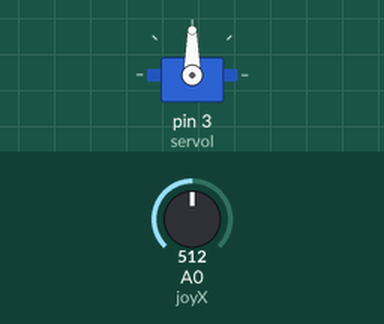
Simulated run of this sketch. Board: Arduino Uno, built with avr-gcc and run on an emulated ATmega328P. On the bench: servo. The inputs (shaded band) are chosen by the test bench; at power-on: A0 (joyX) = 512.

Above: at 1.2 s.
1.3 s: A0 (joyX) set to 716
At 1.6 s:
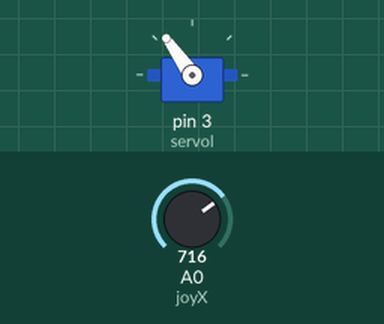
2.8 s: A0 (joyX) set to 900
At 3.7 s:
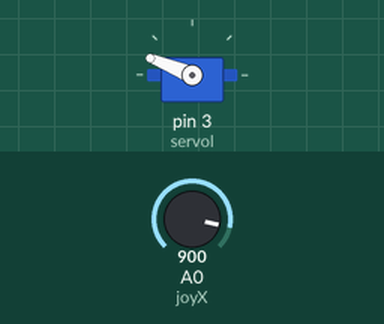
4.3 s: A0 (joyX) set to 1023
At 5.1 s:
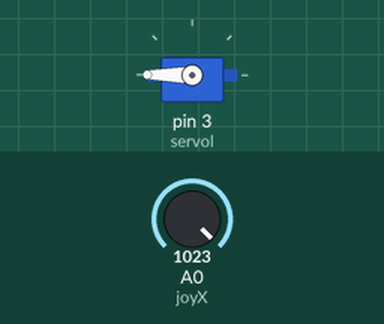
5.8 s: A0 (joyX) set to 306
At 7.0 s:
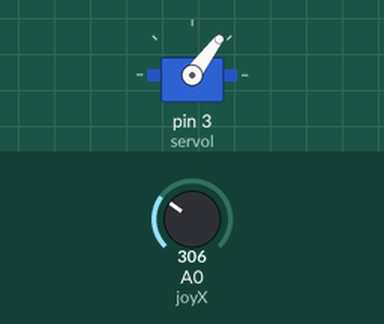
7.3 s: A0 (joyX) set to 122
At 8.6 s:
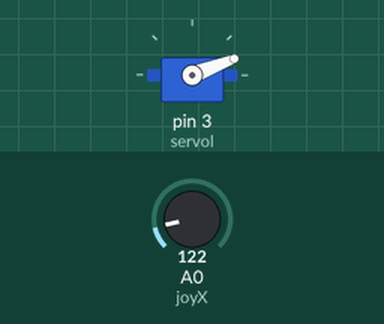
Timing chart, 0 to 9.8 s (numbered marks = the images above; inputs shaded):
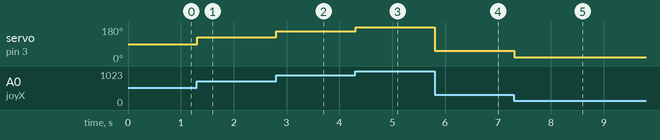

Measured:
- after the input at 1.3 s, servo on pin 3 (servol): 90° → 125° at once
- after the input at 2.8 s, servo on pin 3 (servol): 125° → 158° at once
- after the input at 4.3 s, servo on pin 3 (servol): 158° → 180° at once
- after the input at 5.8 s, servo on pin 3 (servol): 180° → 53° at once
- after the input at 7.3 s, servo on pin 3 (servol): 53° → 21° at once

The sketch:

JoystickServos.ino
```cpp
// add the servo library
#include <Servo.h>

//define our servos
Servo servol;

//define joystick pins (Analog)
int joyX = 0;
int joyY = 1;
int joyVal;


void setup() {
  // put your setup code here, to run once:
// attached our servos on pins PWM 3-5
servol.attach(3);

}

void loop() {
  // put your main code here, to run repeatedly:
// read the value of joystick (between 0-1023)
joyVal = analogRead(joyX);
joyVal = map (joyVal, 0, 1023, 0, 180); //servo value between 0-180
servol.write(joyVal); //set the servo position according to the joystick value


//joyVal = analogRead(joyY);
//joyVal = map (joyVal, 0, 1023, 0, 180);
//servol.write(joyVal);
delay(15);
}
```
